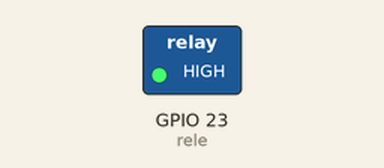
A sketch run on a simulated ESP32. On the bench: switched loads named in the sketch (green lamp = pin HIGH). What the sketch prints to the serial monitor is not drawn.

Above: at 1.5 s.
At 4.5 s:
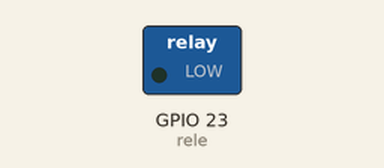
Timing chart, 0 to 7.8 s (numbered marks = the images above):
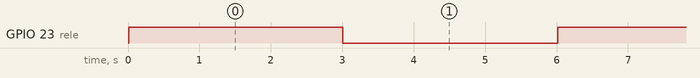

The sketch:

Rele.ino
```cpp
int rele = 23;

void setup() {
  // put your setup code here, to run once:
  Serial.begin(115200);
  Serial.println("Hello, ESP32!");
  pinMode(rele, OUTPUT);
}

void loop() {
  delay(10); // this speeds up the simulation
  digitalWrite(rele, HIGH);
  delay(3000);
  digitalWrite(rele, LOW);
  delay(3000);
}
```

Measured:
- by itself, GPIO 23 (rele): alternates HIGH for 3.0 s and LOW for 3.0 s
